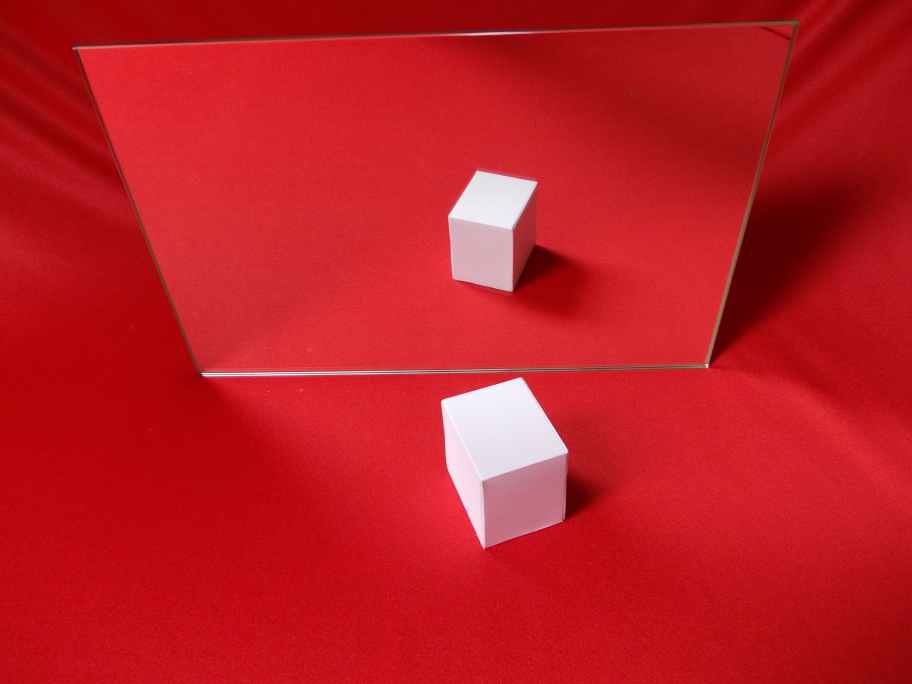
#> input picture img/5/6.JPG, 3648 x 2736 px (shown at 1/4 size)
$ python hough.py   (Python 2 division)
#> lines starting #> are read from the running program, lines starting #| are printed output that depends on the picture
### func/browse.py
#/usr/bin/env python

'''
browse.py
=========

Sample shows how to implement a simple hi resolution image navigation

Usage
-----
browse.py [image filename]

'''

import numpy as np
import cv2
import sys
from numpy.core.fromnumeric import size


def browse(img):
    """

    :param img:
    """
    small = img
    for i in xrange(3):
        small = cv2.pyrDown(small)

    # [6 lines left out: function onmouse, not called in this run]

    cv2.imshow('preview', small)
    cv2.setMouseCallback('preview', onmouse)
    cv2.waitKey()
    cv2.destroyAllWindows()

### samples/hough.py
''' file name : houghlines.py

Description : This sample shows how to detect lines using Hough Transform

This is Python version of this tutorial : http://opencv.itseez.com/doc/tutorials/imgproc/imgtrans/hough_lines/hough_lines.html

Level : Beginner

Benefits : Learn to find lines in an image and draw them

Usage : python houghlines.py

Written by : Abid K. (abidrahman2@gmail.com) , Visit opencvpython.blogspot.com for more tutorials '''

import cv2
import numpy as np
import func.browse as browse

print " Hough Lines demo "
print " Press h to draw lines using cv2.HoughLines()"
print " Press p to draw lines using cv2.HoughLinesP()"
print " All the parameter values selected at random, Change it the way you like"

im = cv2.imread('../img/5/6.JPG')
#> im is the input picture: shape (2736, 3648, 3); mean B, G, R 35.4, 27.9, 189.2
gray = cv2.cvtColor(im, cv2.COLOR_BGR2GRAY)
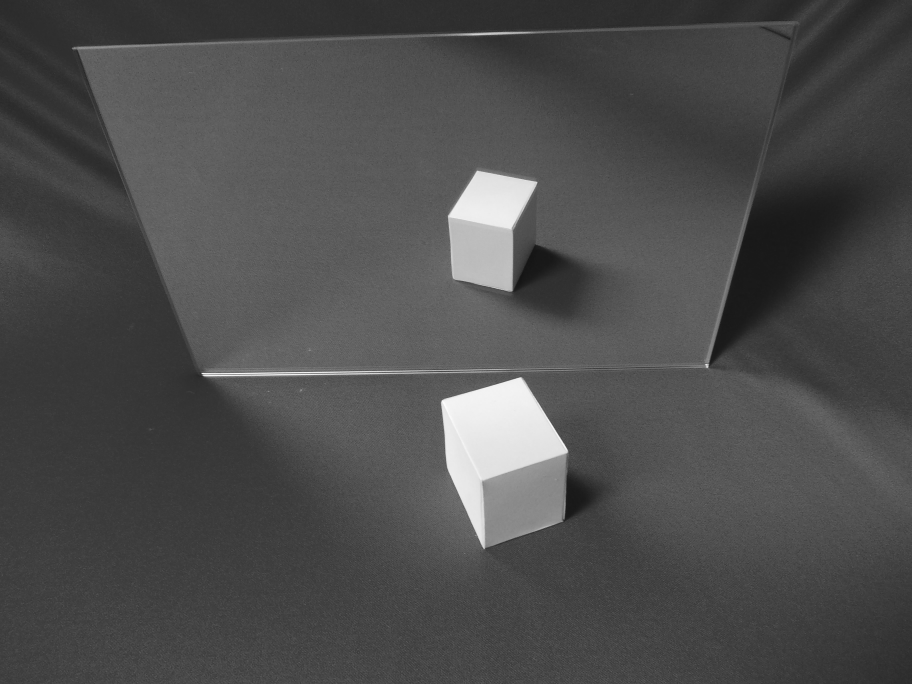
#> gray: shape (2736, 3648) (shown at 1/4 size); min 17, max 254, mean 77
f1 = '../img/results/GRAY.jpg'
cv2.imwrite(f1, gray)

edges = cv2.Canny(gray,150,200,apertureSize = 3)
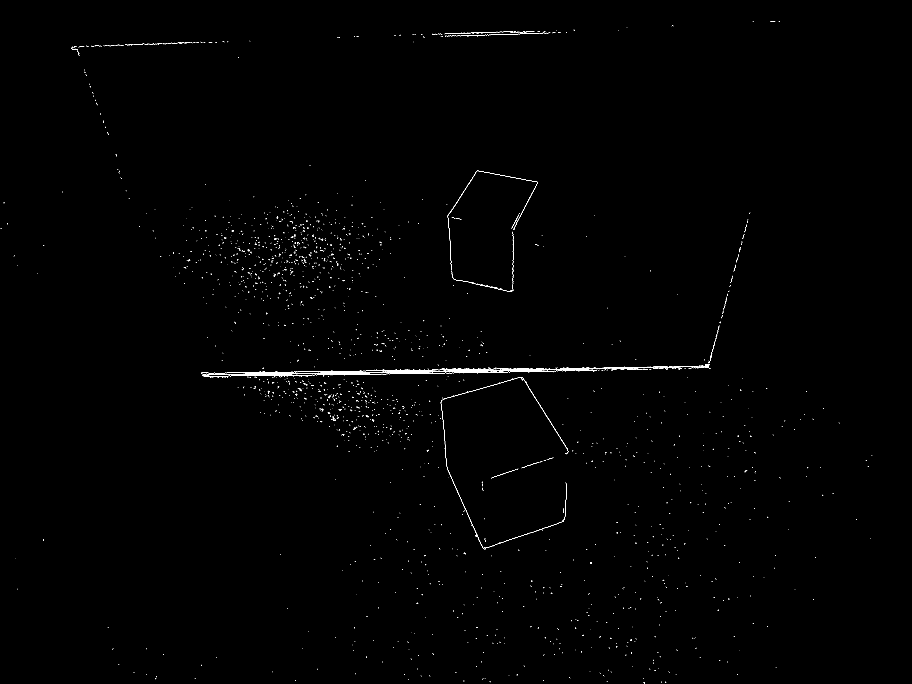
#> edges: shape (2736, 3648) (shown at 1/4 size); 0.22% white in thin lines or dots

# cv2.imshow('houghlines',im)

while(True):
    img = im.copy()
    k = cv2.waitKey(0)
#> (key Esc is pressed here)

    # if k == ord('h'):   # Press 'h' to enable cv2.HoughLines()
    lines = cv2.HoughLines(edges,1,np.pi/90,275)
#> lines = [[197, 1.54], [1491, 1.57], [1486, 1.57], [1496, 1.57], [-972, 2.58], [-872, 2.72], [1477, 1.57]]
    for rho,theta in lines[0]:
        a = np.cos(theta)
        b = np.sin(theta)
        x0 = a*rho
        y0 = b*rho
        x1 = int(x0 + 1000*(-b))   # Here i have used int() instead of rounding the decimal value, so 3.8 --> 3
        y1 = int(y0 + 1000*(a))    # But if you want to round the number, then use np.around() function, then 3.8 --> 4.0
        x2 = int(x0 - 1000*(-b))   # But we need integers, so use int() function after that, ie int(np.around(x))
        y2 = int(y0 - 1000*(a))
        cv2.line(img,(x1,y1),(x2,y2),(0,255,0),2)
        browse.browse(img)
#> this loop made 1 pass
#> (rho, theta, a, b, x0, y0, x1, y1) on pass 1: (197, 1.54, 0.0349, 0.999, 6.88, 196.9, -992, 231)
#> pass 1, in browse, `cv2.imshow('preview', small)`:
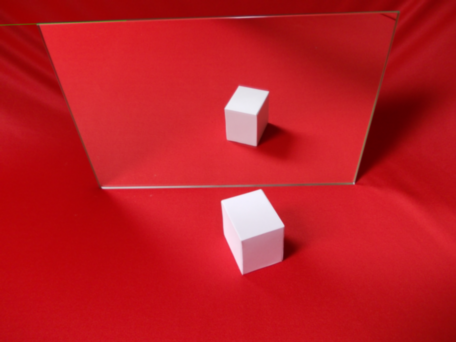
#> window 'preview': shape (342, 456, 3); mean B, G, R 35.4, 27.9, 189.1

    # [8 lines of commented-out code are left out]

cv2.destroyAllWindows()

$ run again, with img/5/1.JPG copied over img/5/6.JPG
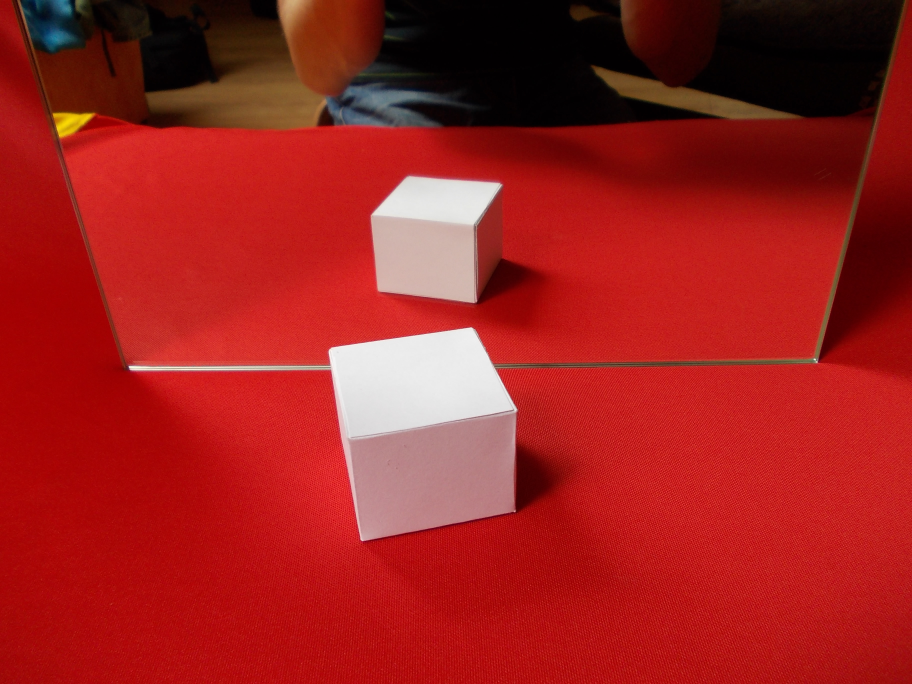
#> input picture img/5/1.JPG, 3648 x 2736 px (shown at 1/4 size)
#> im is the input picture: shape (2736, 3648, 3); mean B, G, R 30.8, 33.1, 157.7
#> `edges = cv2.Canny(gray,150,200,apertureSize = 3)`:
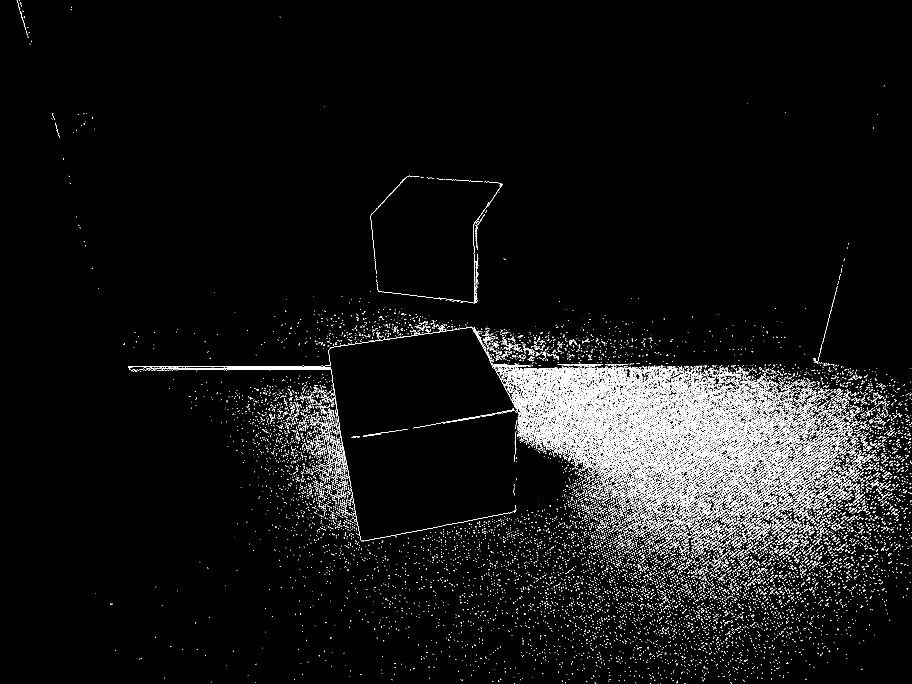
#> edges: shape (2736, 3648) (shown at 1/4 size); 2.9% white in thin lines or dots
#> the loop `for rho,theta in lines[0]:` made 1 pass
#> (rho, theta, a, b, x0, y0, x1, y1) on pass 1: (1479, 1.57, -4.37e-08, 1, -6.46e-05, 1479, -1000, 1478)
#> pass 1, in browse, `cv2.imshow('preview', small)`:
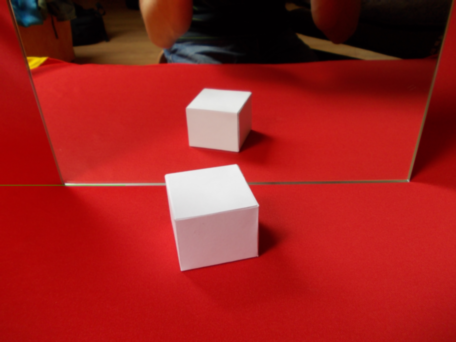
#> window 'preview': shape (342, 456, 3); mean B, G, R 30.8, 33.2, 157.5

$ run again, with img/5/10.JPG copied over img/5/6.JPG
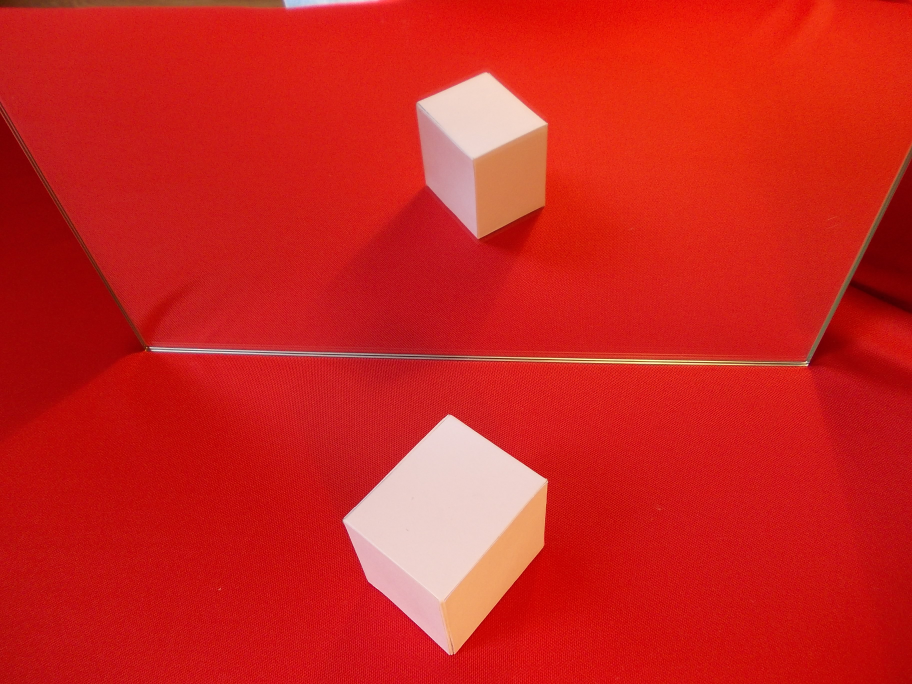
#> input picture img/5/10.JPG, 3648 x 2736 px (shown at 1/4 size)
#> im is the input picture: shape (2736, 3648, 3); mean B, G, R 30.9, 36.1, 204.7
#> `edges = cv2.Canny(gray,150,200,apertureSize = 3)`:
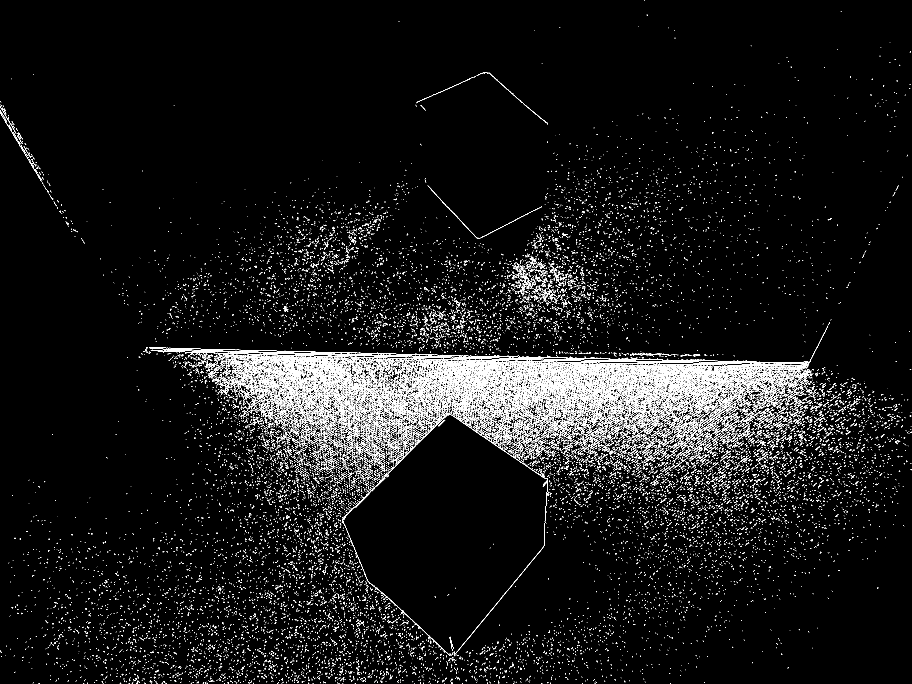
#> edges: shape (2736, 3648) (shown at 1/4 size); 3.2% white in thin lines or dots
#> lines = 1849 rows, first 8: [1380, 1.61], [1389, 1.61], [1386, 1.61], [1403, 1.61], [1348, 1.64], [1467, 1.57], [1342, 1.64], [1383, 1.61]
#> the loop `for rho,theta in lines[0]:` made 1 pass
#> (rho, theta, a, b, x0, y0, x1, y1) on pass 1: (1380, 1.61, -0.0349, 0.999, -48.16, 1379.2, -1047, 1344)
#> pass 1, in browse, `cv2.imshow('preview', small)`:
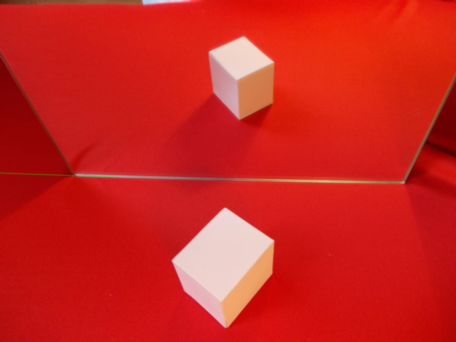
#> window 'preview': shape (342, 456, 3); mean B, G, R 30.9, 36.2, 204.6

$ run again, with img/5/11.JPG copied over img/5/6.JPG
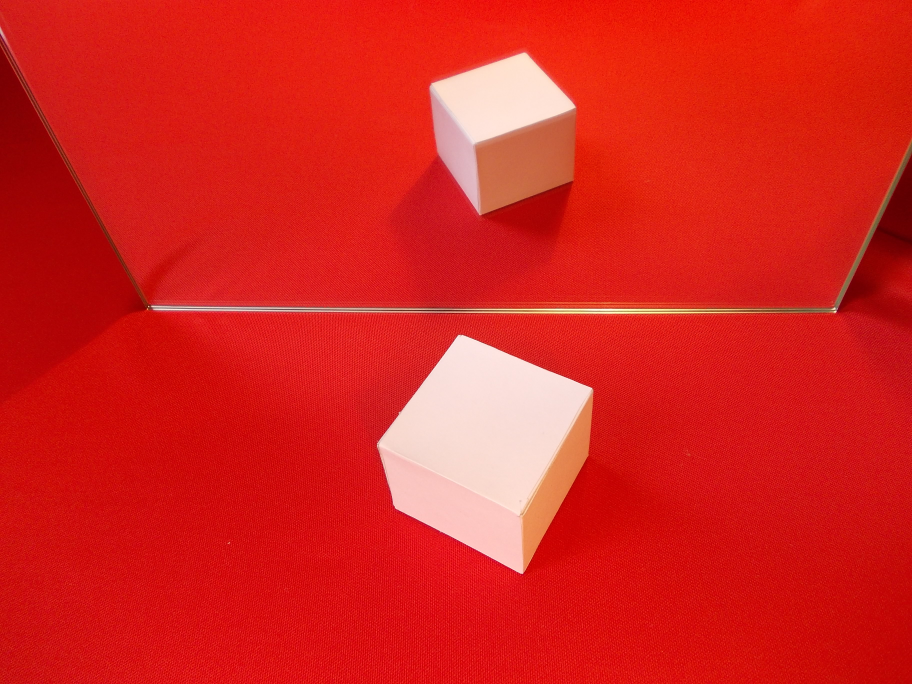
#> input picture img/5/11.JPG, 3648 x 2736 px (shown at 1/4 size)
#> im is the input picture: shape (2736, 3648, 3); mean B, G, R 30.8, 35.9, 214.8
#> `edges = cv2.Canny(gray,150,200,apertureSize = 3)`:
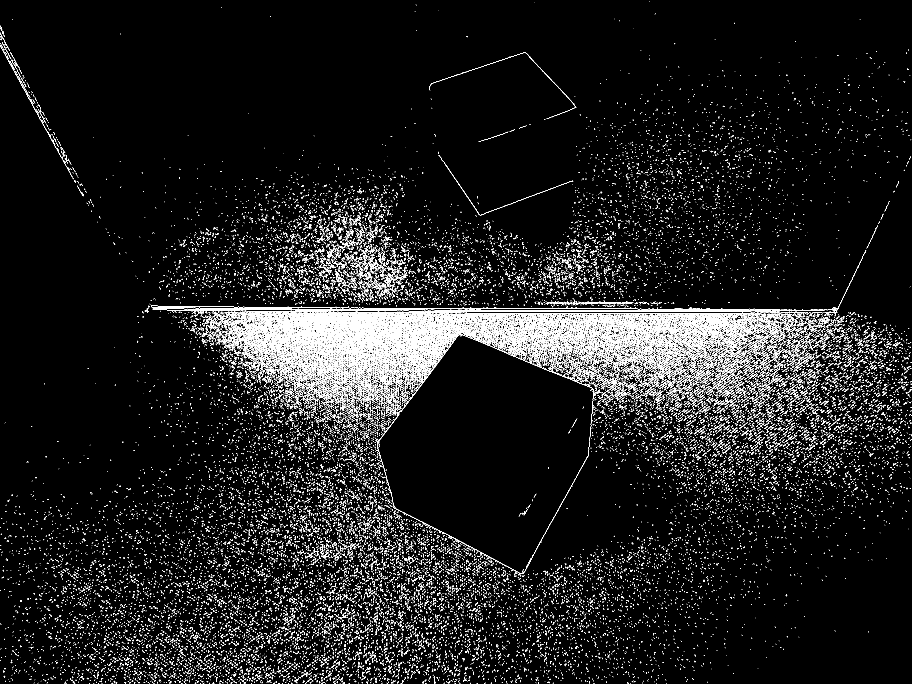
#> edges: shape (2736, 3648) (shown at 1/4 size); 4% white in thin lines or dots
#> lines = 2898 rows, first 8: [1259, 1.57], [1268, 1.57], [1207, 1.61], [1265, 1.57], [1366, 1.54], [1205, 1.61], [1200, 1.61], [1276, 1.57]
#> the loop `for rho,theta in lines[0]:` made 1 pass
#> (rho, theta, a, b, x0, y0, x1, y1) on pass 1: (1259, 1.57, -4.37e-08, 1, -5.5e-05, 1259, -1000, 1258)
#> pass 1, in browse, `cv2.imshow('preview', small)`:
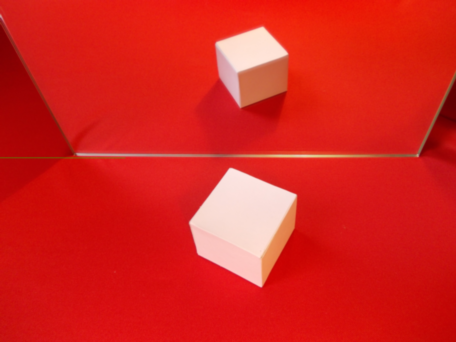
#> window 'preview': shape (342, 456, 3); mean B, G, R 30.8, 36, 214.8
